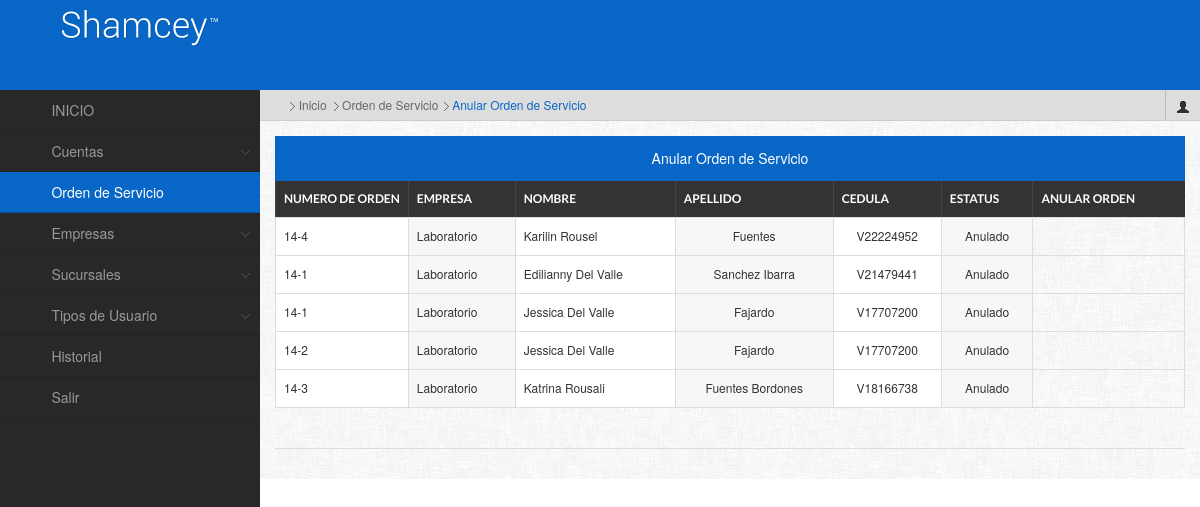
Page /admin/principal.php?accion=orden&tipo=anular on the earlier database version.
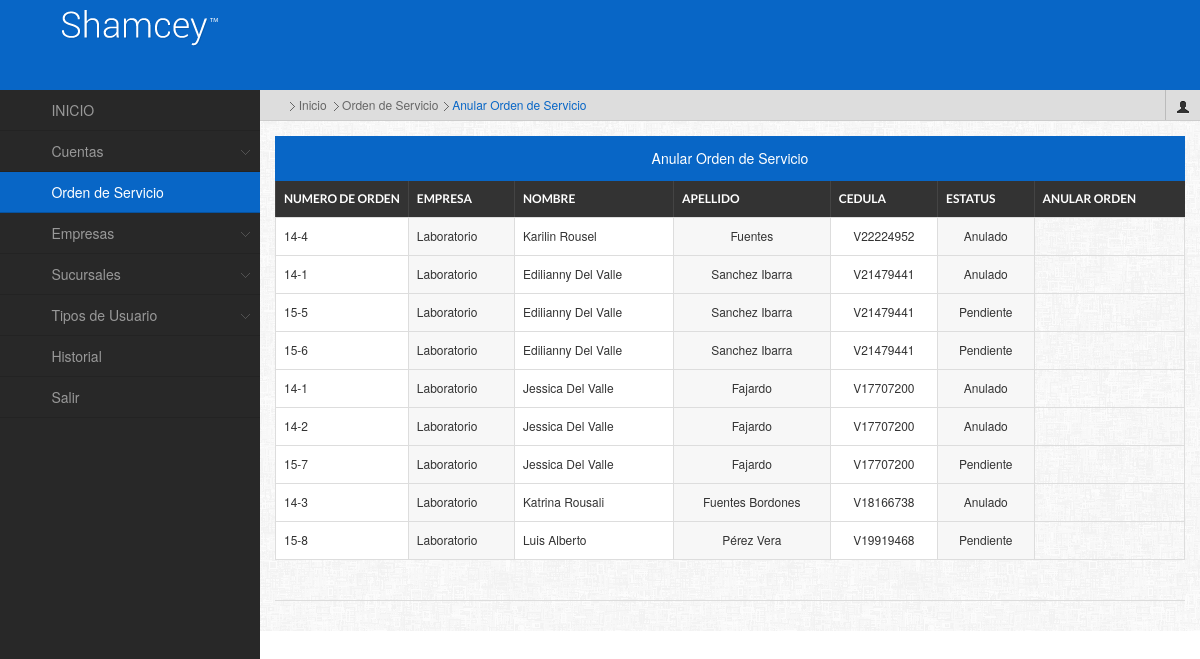
Same page on the later database version.
### tables this page shows
CREATE TABLE IF NOT EXISTS `ordenservicio` (
  `idordenservicio` int(11) NOT NULL AUTO_INCREMENT,
  `numero_orden` varchar(60) NOT NULL,
  `hora_estimada` time NOT NULL,
  `estatus` varchar(30) NOT NULL,
  `cedula_paciente` varchar(30) NOT NULL,
  `idempresa` int(11) NOT NULL,
  `idsucursal` int(11) NOT NULL,
  `idperfil` int(11) NOT NULL,
  PRIMARY KEY (`idordenservicio`),
  KEY `idempresa` (`idempresa`,`idsucursal`,`idperfil`,`cedula_paciente`),
  KEY `cedula_paciente` (`cedula_paciente`),
  KEY `idempresa_2` (`idempresa`),
  KEY `idsucursal` (`idsucursal`),
  KEY `idperfil` (`idperfil`)
);

CREATE TABLE IF NOT EXISTS `empresa` (
  `idempresa` int(11) NOT NULL AUTO_INCREMENT,
  `nombre_empresa` varchar(80) NOT NULL,
  `tipo_convenio` varchar(30) NOT NULL,
  `telefono` varchar(200) NOT NULL,
  `rif` varchar(60) NOT NULL,
  `direccion` varchar(400) NOT NULL,
  PRIMARY KEY (`idempresa`)
);

CREATE TABLE IF NOT EXISTS `paciente` (
  `idpaciente` int(11) NOT NULL AUTO_INCREMENT,
  `cedula` varchar(30) NOT NULL,
  `nombres` varchar(80) NOT NULL,
  `apellidos` varchar(80) NOT NULL,
  `fecha_nac` date NOT NULL,
  `genero` char(1) NOT NULL,
  `telefono` varchar(200) NOT NULL,
  PRIMARY KEY (`idpaciente`),
  KEY `cedula` (`cedula`)
);

### admin/ordenDeServicio.php (the view, shortened to what this page needs)
<?php
	include("conexion.php");
	$wsql = "select numero_orden,hora_estimada,estatus,cedula,empresa.idempresa,ordenservicio.idsucursal,nombres,apellidos,nombre_empresa from paciente,ordenservicio,empresa,laboratorios where paciente.cedula=ordenservicio.cedula_paciente and empresa.idempresa=ordenservicio.idempresa and ordenservicio.idsucursal = laboratorios.idsucursal";
	$result = mysql_query($wsql,$link);
?>
<h4 class="widgettitle"><center>Anular Orden de Servicio</center></h4>
<table id="dyntable" class="table table-bordered responsive">
                    <colgroup>
                        <col class="con0" style="align: center; width: 4%" />
                        <col class="con1" />
                        <col class="con0" />
                        <col class="con1" />
                        <col class="con0" />
                        <col class="con1" />
                    </colgroup>
                    <thead>
                        <tr>
                            <th class="head0">Numero de Orden</th>
                            <th class="head1">Empresa</th>
                            <th class="head0">Nombre</th>
                            <th class="head1">Apellido</th>
                            <th class="head1">Cedula</th>
                            <th class="head1">Estatus</th>
                            <th class="head1">Anular Orden</th>
                        </tr>
                    </thead>
                    <tbody>
                    	<?php
							while($row = mysql_fetch_array($result)){
						?>
                    <tr class="gradeX">
                            <td><?php echo $row['numero_orden'];?></td>
                            <td><?php echo $row['nombre_empresa'];?></td>
                            <td><?php echo $row['nombres'];?></td>
                            <td class="center"><?php echo $row['apellidos'];?></td>
                            <td class="center"><?php echo $row['cedula'];?></td>
                            <td class="center"><?php echo $row['estatus'];?></td>
                          <td><center>
                         <?php
						 	if($row['estatus']!="Realizado"){
						  ?>
                          <a onclick="anular('<?php echo $row['numero_orden'];?>');" title="Anular" style="cursor:pointer; text-decoration:none;" class=" iconfa-trash"></a></center>
                         <?php } ?>
                          </td>
                        </tr>
                        <?php } ?>
</tbody>
                </table>

### admin/principal.php (shortened to what this page needs)
<!DOCTYPE html>
<html>
<head>
	<link rel="stylesheet" href="archivos/css/responsive-tables.css">
	<link rel="stylesheet" href="archivos/css/style.default.css" type="text/css" />
	<link rel="stylesheet" href="archivos/css/bootstrap-fileupload.min.css" type="text/css" />
	<link rel="stylesheet" href="archivos/css/bootstrap-timepicker.min.css" type="text/css" />
	<link rel="stylesheet" href="archivos/prettify/prettify.css" type="text/css" />
</head>
<body>
<div class="mainwrapper">
    <div class="header" >
	    <div>
	        <div class="logo">
	         	 <a href="principal.php"> <img src="../web/Logo.png"/></a>
	    	</div>
	    </div>
    </div>
    <div class="leftpanel">
        <div class="leftmenu">
            <ul class="nav nav-tabs nav-stacked">
            	<?php
					$cuentas="";
					$orden="";
					$empresa="";
					$historial="";
					$sucursal="";
					$tipoUsuario="";
					if(isset($_GET['accion']) && isset($_GET['tipo'])){
						$accion= $_GET['accion'];
						switch($accion){
							case "orden" :
								$orden="active";
							break;
						}
					}
				?>
            	<li><a href="principal.php"><span class="iconfa-home"></span> INICIO</a></li>
                <li class="dropdown <?php if($cuentas!=""){ echo $cuentas;}?>"><a href=""><span class="iconfa-user"></span> Cuentas</a>
                </li>
                <li class="<?php if($orden!=""){ echo $orden;}?>"><a href="principal.php?accion=orden&tipo=anular"><span class=" iconfa-calendar"></span> Orden de Servicio</a>
                </li>
                <li class="dropdown <?php if($empresa!=""){ echo $empresa;}?>"><a href=""><span class="iconfa-briefcase"></span> Empresas</a>
                </li>
                <li class=" dropdown <?php if($sucursal!=""){ echo $sucursal;}?>"><a href=""><span class="iconfa-globe"></span> Sucursales</a>
                </li>
                <li class=" dropdown <?php if($tipoUsuario!=""){ echo $tipoUsuario;}?>"><a href=""><span class="iconfa-group"></span> Tipos de Usuario</a>
                </li>
                <li class="<?php if($historial!=""){ echo $historial;}?>"><a href="principal.php?accion=historial&tipo=consultar"><span class=" iconfa-list-alt"></span> Historial</a>
                <li class=""><a href="../web/logout.php"><span class=" iconfa-off"></span> Salir</a></li>
            </ul>
        </div>
    </div>
    <div class="rightpanel">
        <ul class="breadcrumbs">
            <li><a href="principal.php"><i class="iconfa-home"></i></a> <span class="separator"></span> Inicio</li>
            <?php
			if(isset($_GET["accion"]) || isset($_GET['tipo'])){
					?><li><span class="separator"></span> Cuentas <span class="separator"></span> <a href="principal.php?accion=cuentas&tipo=nuevo">Agregar Cuenta</a></li><?php
					?><li><span class="separator"></span> Cuentas <span class="separator"></span> <a href="principal.php?accion=cuentas&tipo=eliminar">Eliminar Cuenta</a></li><?php
				if($_GET["accion"]=="orden" && $_GET["tipo"]=="anular"){
					?><li><span class="separator"></span> Orden de Servicio <span class="separator"></span> <a href="principal.php?accion=orden&tipo=anular">Anular Orden de Servicio</a></li><?php
				}
					?><li><span class="separator"></span> Empresas <span class="separator"></span> <a href="principal.php?accion=empresa&tipo=nuevo">Agregar Nueva Empresa</a></li><?php
					?><li><span class="separator"></span> Historial <span class="separator"></span> <a href="principal.php?accion=historial&tipo=consultar"> Ver Historial </a></li><?php
			}
		?>
			<li class="right">
                <a href="" data-toggle="dropdown" class="dropdown-toggle"><i class="icon-user"></i> <?php echo $_SESSION['nombres']; echo " "; echo $_SESSION['apellidos']; ?></a>
            </li>
        </ul>
        <div class="maincontent">
            <div class="maincontentinner">
                <div class="row-fluid">
                    <div id="dashboard-left" class="span">
                        <?php
							if(isset($_GET["accion"]) || isset($_GET['tipo'])){
								if($_GET["accion"]=="orden"){
									include("ordenDeServicio.php");
								}
							}
						?>
                    </div>
                </div>
                <div class="footer">
                </div>
            </div>
        </div>
    </div>
</div>
</body>
</html>

### admin/archivos/css/responsive-tables.css (style rules this page uses)
table.responsive { margin-bottom: 0; }
table.responsive td, table.responsive th { position: relative; white-space: nowrap; overflow: hidden; }

Differences in the rows shown:
added ordenservicio: numero_orden "15-5", idempresa.nombre_empresa "Laboratorio", paciente.nombres "Edilianny Del Valle", paciente.apellidos "Sanchez Ibarra", paciente.cedula "V21479441", estatus "Pendiente"
added ordenservicio: numero_orden "15-6", idempresa.nombre_empresa "Laboratorio", paciente.nombres "Edilianny Del Valle", paciente.apellidos "Sanchez Ibarra", paciente.cedula "V21479441", estatus "Pendiente"
added ordenservicio: numero_orden "15-7", idempresa.nombre_empresa "Laboratorio", paciente.nombres "Jessica Del Valle", paciente.apellidos "Fajardo", paciente.cedula "V17707200", estatus "Pendiente"
added ordenservicio: numero_orden "15-8", idempresa.nombre_empresa "Laboratorio", paciente.nombres "Luis Alberto", paciente.apellidos "Pérez Vera", paciente.cedula "V19919468", estatus "Pendiente"
